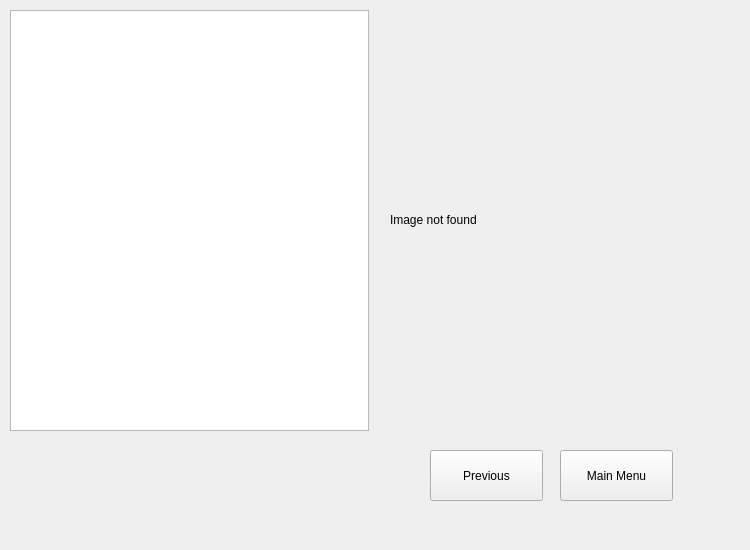
<?xml version="1.0" encoding="UTF-8"?>
<ui version="4.0">
 <class>Form</class>
 <widget class="QWidget" name="Form">
  <property name="geometry">
   <rect>
    <x>0</x>
    <y>0</y>
    <width>750</width>
    <height>550</height>
   </rect>
  </property>
  <property name="windowTitle">
   <string>Form</string>
  </property>
  <widget class="QWidget" name="verticalLayoutWidget">
   <property name="geometry">
    <rect>
     <x>390</x>
     <y>10</y>
     <width>351</width>
     <height>421</height>
    </rect>
   </property>
   <layout class="QVBoxLayout" name="verticalLayout">
    <item>
     <widget class="QLabel" name="carrierImageLabel">
      <property name="text">
       <string>&lt;html&gt;&lt;head/&gt;&lt;body&gt;&lt;p&gt;Image not found&lt;/p&gt;&lt;/body&gt;&lt;/html&gt;</string>
      </property>
     </widget>
    </item>
   </layout>
  </widget>
  <widget class="QPushButton" name="restartButton">
   <property name="geometry">
    <rect>
     <x>560</x>
     <y>450</y>
     <width>113</width>
     <height>51</height>
    </rect>
   </property>
   <property name="text">
    <string>Main Menu</string>
   </property>
  </widget>
  <widget class="QPushButton" name="previousButton">
   <property name="geometry">
    <rect>
     <x>430</x>
     <y>450</y>
     <width>113</width>
     <height>51</height>
    </rect>
   </property>
   <property name="text">
    <string>Previous</string>
   </property>
  </widget>
  <widget class="QTextEdit" name="decodeTextArea">
   <property name="geometry">
    <rect>
     <x>10</x>
     <y>10</y>
     <width>359</width>
     <height>421</height>
    </rect>
   </property>
  </widget>
 </widget>
 <resources/>
 <connections/>
</ui>
